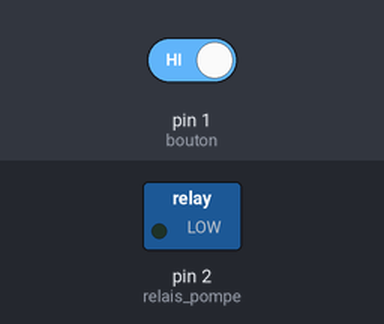
The sketch below on a simulated Arduino Uno, built with avr-gcc and run on an emulated ATmega328P. Parts: switched loads named in the sketch (green lamp = pin HIGH). The inputs (shaded band) are chosen by the test bench; at power-on: pin 1 (bouton) HIGH.

Above: at 1.2 s.
1.3 s: pin 1 (bouton) driven LOW
At 2.5 s:
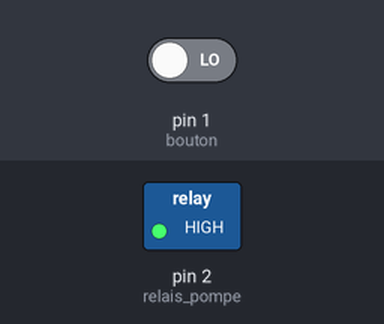
Timing chart, 0 to 4.3 s (numbered marks = the images above; inputs shaded):
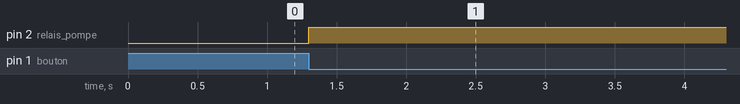

The sketch:

water_pump.ino
```cpp
const int bouton = 1; // the button is connected to pin 1 of the Arduino
const int relais_pompe = 2; // the relay is connected to pin 2 of the Arduino
int etatBouton;
int lastEtatBouton = HIGH; // to store the previous state of the button
int etatRelais = LOW; // to track the current state of the relay (initially OFF)

void setup() {
  pinMode(bouton, INPUT);
  pinMode(relais_pompe, OUTPUT);
  digitalWrite(relais_pompe, LOW); // ensure the relay is off at the start
}

void loop() {
  etatBouton = digitalRead(bouton); // read the current state of the button

  if (etatBouton == LOW && lastEtatBouton == HIGH) {
    // button is pressed (state changed from HIGH to LOW)
    etatRelais = !etatRelais; // toggle the relay state
    digitalWrite(relais_pompe, etatRelais); // set the relay to the new state
  }

  // update the last state of the button
  lastEtatBouton = etatBouton;

  delay(10); // debounce delay to prevent button bouncing issues
}
```

Measured:
- after the input at 1.3 s, pin 2 (relais_pompe): LOW → HIGH at once
